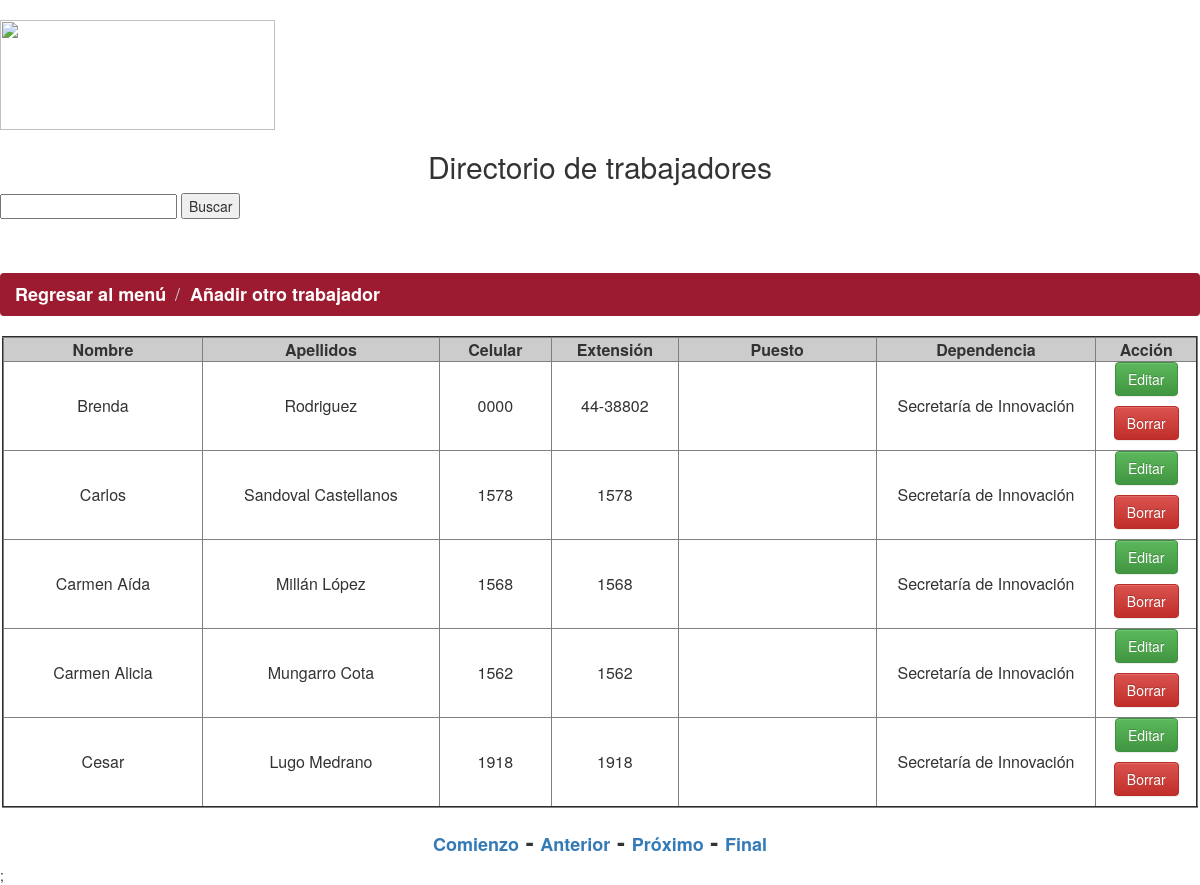
/listadotrabajadores3.php?pageNum_RsTrabajadores=2&totalRows_RsTrabajadores=84, run on the app's committed database.
### tables this page shows
CREATE TABLE IF NOT EXISTS `trabajadores` (
  `id_usuario` int(100) NOT NULL,
  `nombre` text NOT NULL,
  `apellidos` text NOT NULL,
  `cel` varchar(100) DEFAULT NULL,
  `extencion` varchar(100) NOT NULL,
  `puesto` text,
  `dependencia` text
);

### listadotrabajadores3.php (the view, shortened to what this page needs)
<html>
<head>
<body>
</body>
</head>
</html>
<?php
$currentPage = $_SERVER["PHP_SELF"];
$maxRows_RsTrabajadores = 5;
$pageNum_RsTrabajadores = 0;
if (isset($_GET['pageNum_RsTrabajadores'])) {
  $pageNum_RsTrabajadores = $_GET['pageNum_RsTrabajadores'];
}
$startRow_RsTrabajadores = $pageNum_RsTrabajadores * $maxRows_RsTrabajadores;
?>
<div align="justify">
<?php require_once('Connections/base.php'); ?>
<?php
if (isset($_REQUEST['$nombre'])) {
$nombre = $_REQUEST['$nombre'];
} else {
$nombre= "";
}
$query_RsTrabajadores = "SELECT trabajadores.id_usuario, trabajadores.nombre, trabajadores.apellidos, trabajadores.cel, trabajadores.extencion, trabajadores.puesto, trabajadores.dependencia from trabajadores where concat(replace(trabajadores.nombre,' ', '') , replace(trabajadores.apellidos,' ', '')) like replace('%$nombre%',' ','') order by nombre";
$query_limit_RsTrabajadores = sprintf("%s LIMIT %d, %d", $query_RsTrabajadores, $startRow_RsTrabajadores, $maxRows_RsTrabajadores);
$RsTrabajadores = mysql_query($query_limit_RsTrabajadores, $base) or die(mysql_error());
$row_RsTrabajadores = mysql_fetch_assoc($RsTrabajadores);
if (isset($_GET['totalRows_RsTrabajadores'])) {
  $totalRows_RsTrabajadores = $_GET['totalRows_RsTrabajadores'];
} else {
  $all_RsTrabajadores = mysql_query($query_RsTrabajadores);
  $totalRows_RsTrabajadores = mysql_num_rows($all_RsTrabajadores);
}
$totalPages_RsTrabajadores = ceil($totalRows_RsTrabajadores/$maxRows_RsTrabajadores)-1;
$queryString_RsTrabajadores = "";
$queryString_RsTrabajadores = sprintf("&totalRows_RsTrabajadores=%d%s", $totalRows_RsTrabajadores, $queryString_RsTrabajadores);
?>
<link rel="stylesheet" href="https://maxcdn.bootstrapcdn.com/bootstrap/3.3.7/css/bootstrap.min.css">
<link rel="stylesheet" href="https://maxcdn.bootstrapcdn.com/bootstrap/3.3.7/css/bootstrap-theme.min.css">
<h1 align="left"><img src="img/innovacion.jpg" width="275" height="110" /></h1>
<h2 align="center">Directorio de trabajadores</h2>
<form action="/listadotrabajadores3.php" method="post"  align="left">
  <input name="$nombre" type="text" id="nombre" style="height:25" value="" width:"200px" />
  <input type="submit" id="btn_enviar" name="btn_enviar" value="Buscar" />
</form>
<br/><br/>
<ol class="breadcrumb" style="background-color:#9d1b30; color:#FFFFFF ">
  <li class="Estilo1"><a href="menu.html" class="Estilo2" style="color:#FFFFFF">Regresar al menú</a></li>
 <li class="Estilo2"><a href="creartrabajadores.php" class="Estilo2" style="color:#FFFFFF"><strong>Añadir otro trabajador</strong></a></li>
</ol>
 <?php
if ($totalRows_RsTrabajadores >= 1){
?>
<table width="1196" border="2" align="center" cellspacing="0"" >
  <tr bgcolor="#CCCCCC">
    <td width="326" bgcolor="#CCCCCC"><div align="center"><strong>Nombre</strong></div></td>
    <td width="378" bgcolor="#CCCCCC"><div align="center"><strong>Apellidos</strong></div></td>
    <td width="164" bgcolor="#CCCCCC"><div align="center"><strong>Celular</strong></div></td>
    <td width="173" bgcolor="#CCCCCC"><div align="center"><strong>Extensi&oacute;n</strong></div></td>
	<td width="330" bgcolor="#CCCCCC"><div align="center"><strong>Puesto</strong></div></td>
	<td width="330" bgcolor="#CCCCCC"><div align="center"><strong>Dependencia</strong></div></td>
    <td width="133" bgcolor="#CCCCCC"><div align="center"><strong>Acci&oacute;n</strong></div></td>
  </tr>
     <?php do { ?>
	<tr>
      <td><div align="center"><?php echo $row_RsTrabajadores['nombre']; ?></div></td>
      <td><div align="center"><?php echo $row_RsTrabajadores['apellidos']; ?></div></td>
      <td><div align="center"><?php echo $row_RsTrabajadores['cel']; ?></div></td>
      <td><div align="center"><?php echo $row_RsTrabajadores['extencion']; ?></div></td>
	  <td><div align="center"><?php echo $row_RsTrabajadores['puesto']; ?></div></td>
	  <td><div align="center"><?php echo $row_RsTrabajadores['dependencia']; ?></div></td>
      <td><p align="center"><a class="btn btn-success" href="Editartrabajadores.php?recordID=<?php echo $row_RsTrabajadores['id_usuario']; ?>">Editar</a></p>
	    <div align="center">
		  <a class="btn btn-danger" onClick="preguntar(<?php echo $row_RsTrabajadores['id_usuario'];?>,'<?php echo $row_RsTrabajadores['nombre']; ?>','<?php echo $row_RsTrabajadores['apellidos'];?>')">Borrar</a></p>
        </div>
  </tr>
  <?php } while ($row_RsTrabajadores = mysql_fetch_assoc($RsTrabajadores)); ?>
</table>
  <?php
}
else {
echo "<b><center><h3>No existen registros con ese nombre</h3></center></b>";
}
?>
<?php
 if ($totalRows_RsTrabajadores > 5){
?>
	<h3 align="center"><strong>
	<a href="<?php printf("%s?pageNum_RsTrabajadores=%d%s", $currentPage, 0, $queryString_RsTrabajadores); ?>" class="Estilo2">Comienzo</a> -
	<a href="<?php printf("%s?pageNum_RsTrabajadores=%d%s", $currentPage, max(0, $pageNum_RsTrabajadores - 1), $queryString_RsTrabajadores); ?>" class="Estilo2">Anterior</a> -
	<a href="<?php printf("%s?pageNum_RsTrabajadores=%d%s", $currentPage, min($totalPages_RsTrabajadores, $pageNum_RsTrabajadores + 1), $queryString_RsTrabajadores); ?>" class="Estilo2">Próximo</a> -
	<a href="<?php printf("%s?pageNum_RsTrabajadores=%d%s", $currentPage, $totalPages_RsTrabajadores, $queryString_RsTrabajadores); ?>" class="Estilo2">Final</a></strong></h3>;
	 <?php
 }
 else {
 echo "<b><center><h3>Proporcione otro nombre u oprima en el botón buscar para reflejar todos los trabajadores</h3></center></b>";
     }
?>

### listadotrabajadores3.php (style rules this page uses)
.Estilo2 { font-size: 18px }

### data on the page
trabajadores: nombre "Brenda", apellidos "Rodriguez", cel "0000", extencion "44-38802", dependencia "Secretaría de Innovación"
trabajadores: nombre "Carlos", apellidos "Sandoval Castellanos", cel "1578", extencion "1578", dependencia "Secretaría de Innovación"
trabajadores: nombre "Carmen Aída", apellidos "Millán López", cel "1568", extencion "1568", dependencia "Secretaría de Innovación"
trabajadores: nombre "Carmen Alicia", apellidos "Mungarro Cota", cel "1562", extencion "1562", dependencia "Secretaría de Innovación"
trabajadores: nombre "Cesar", apellidos "Lugo Medrano", cel "1918", extencion "1918", dependencia "Secretaría de Innovación"
